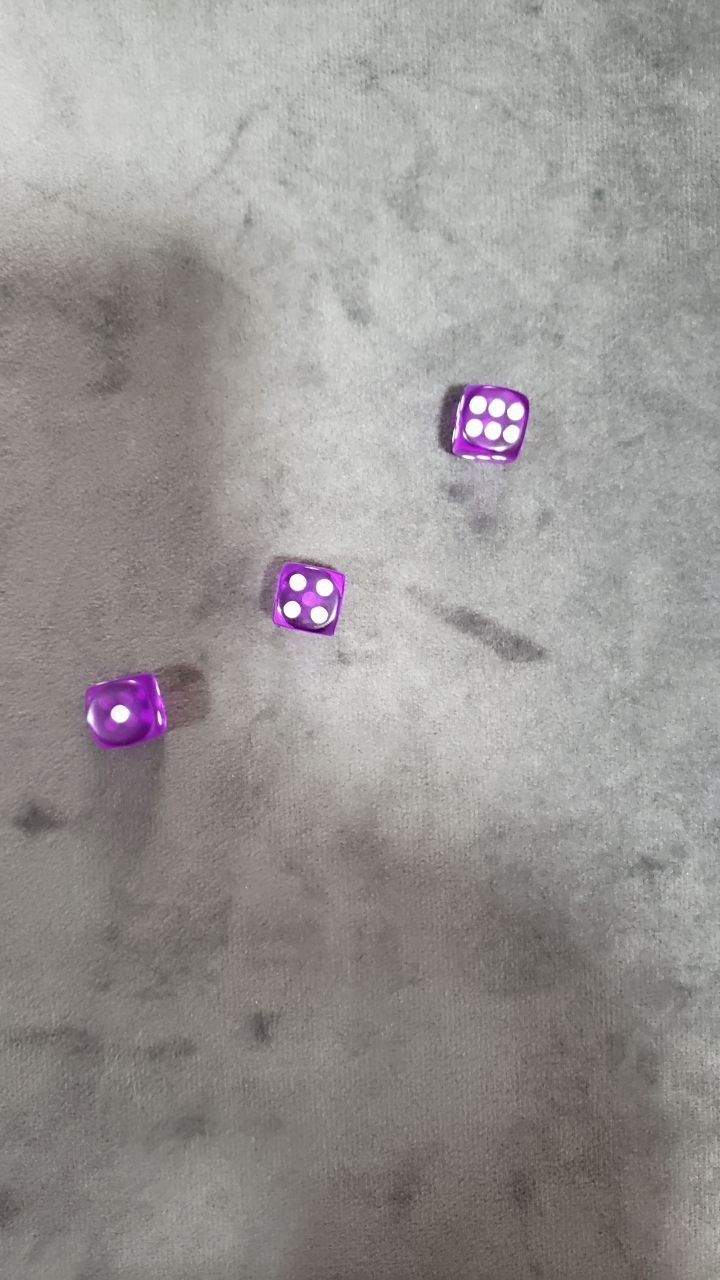
#> input picture img1.jpg, 720 x 1280 px
$ python main.py
#> lines starting #> are read from the running program, lines starting #| are printed output that depends on the picture; after the words box and inside, x2 and y2 are one past the last pixel; in counts of white or black regions, pixels touching at a corner belong together
import cv2
import numpy as np

# implementação de um sistema que leia uma imagem contendo um número qualquer de dados
# e contabilize a soma das faces destes.

# função de processamento da imagem com filtros, detecção de contornos e e exibição da imagem e pontuação dos dados
def processar_imagem(imagem_path):

    # carrega a imagem conforme caminho informado
#> called with imagem_path = 'img1.jpg'
    imagem = cv2.imread(imagem_path)
#> imagem is the input picture: shape (1280, 720, 3); mean B, G, R 147.3, 149.1, 152.7

    # converte a imagem para tons de cinza
    imagem_cinza = cv2.cvtColor(imagem, cv2.COLOR_BGR2GRAY)

    # aplica um filtro de limiarização para segmentar os objetos brancos
    _, limiarizada = cv2.threshold(imagem_cinza, 217, 255, cv2.THRESH_BINARY)
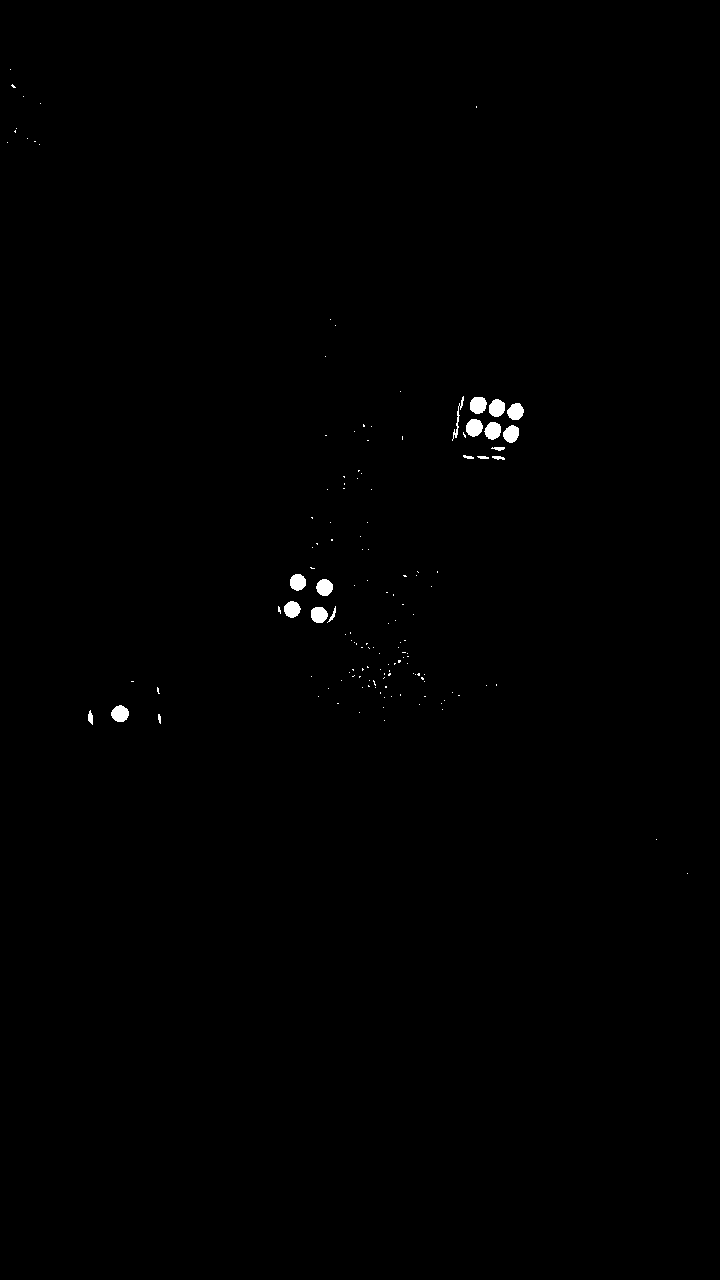
#> limiarizada: shape (1280, 720); 0.33% white; 142 white regions (123 under 20 px), largest, box (x1, y1, x2, y2) and area: (466, 419, 483, 437) 235, (470, 397, 487, 414) 233, (111, 705, 129, 722) 230

    # aplica uma operação de abertura para remover os pontos pequenos
    kernel = np.ones((7, 7), np.uint8)
    limiarizada = cv2.morphologyEx(limiarizada, cv2.MORPH_OPEN, kernel)
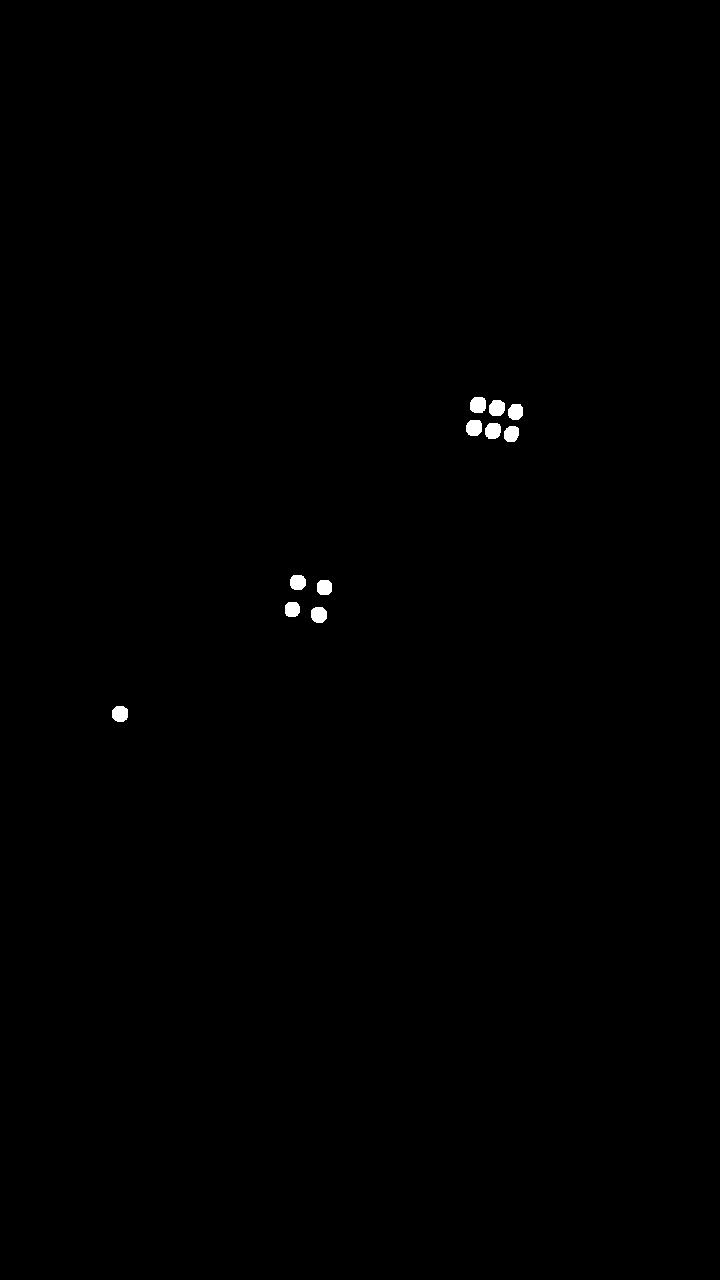
#> limiarizada: shape (1280, 720); 0.25% white; 11 white regions

    # detecta contornos na imagem limiarizada
    contornos, _ = cv2.findContours(limiarizada, cv2.RETR_EXTERNAL, cv2.CHAIN_APPROX_SIMPLE)
#> contornos = 11 contours; largest, box (x1, y1, x2, y2) and area: (470, 397, 486, 413) 200, (466, 420, 482, 436) 198, (112, 706, 128, 722) 194, (489, 400, 505, 416) 194, (311, 607, 327, 623) 194

    # inicializa um contador de pontos
    pontos = 0

    # cria uma máscara do mesmo tamanho da imagem original
    mascara = np.zeros(imagem.shape[:2], dtype="uint8")

    # rotina para detecção e contorno de cada ponto
    for contorno in contornos:
        area = cv2.contourArea(contorno)
        perimetro = cv2.arcLength(contorno, True)

        # checa se o perímetro é maior que zero para evitar divisão por zero
        if perimetro > 0:
            circularidade = 4 * np.pi * area / (perimetro * perimetro)

            # refina os valores de tamanho de circularidade para definir mais os pontos detectados
            if 0.85 < circularidade < 1.5:
                # desenho os contornos verdes na máscara
                cv2.drawContours(imagem, [contorno], -1, (0, 255, 0), thickness=2)
                pontos += 1
#> this loop made 11 passes
#> (area, perimetro, circularidade) on passes 1 to 8: (194, 51.8, 0.909), (193.5, 51.21, 0.927), (174.5, 49.56, 0.893), (178, 48.97, 0.933), (182.5, 50.38, 0.903), (179.5, 50.38, 0.889), (193, 52.97, 0.864), (197.5, 52.38, 0.904)
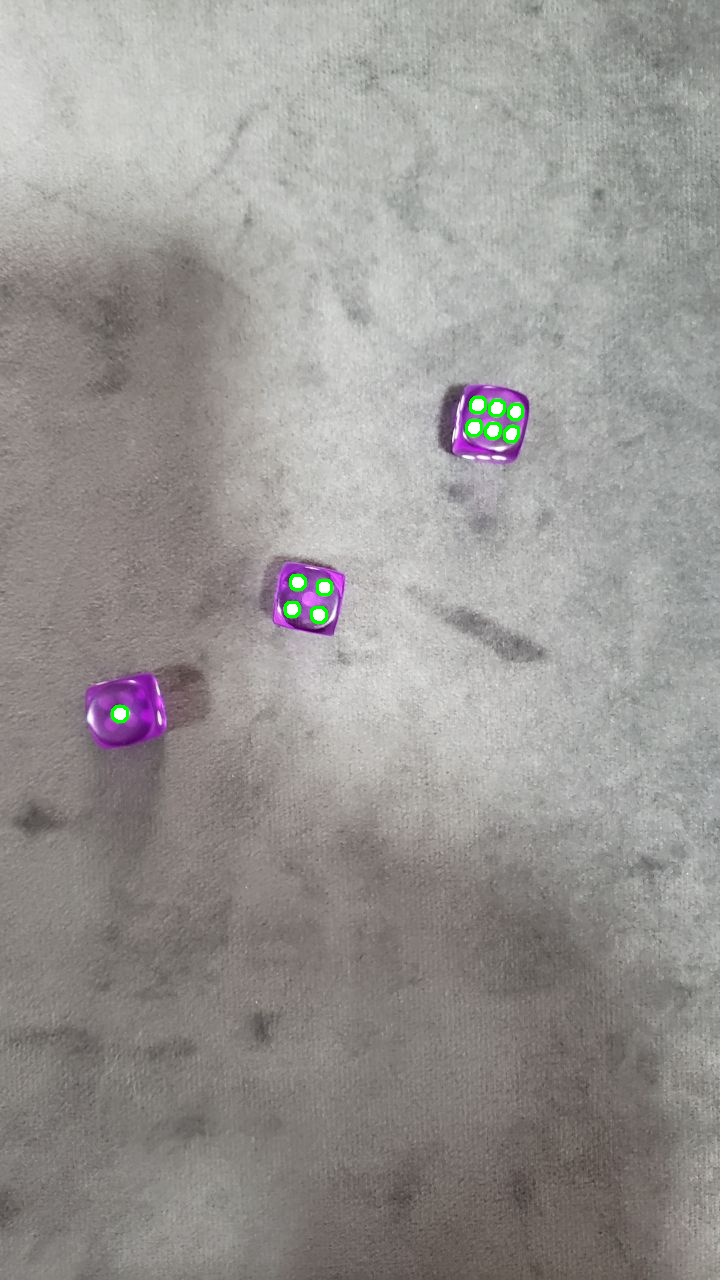
#> imagem: shape (1280, 720, 3); 0.19% of pixels changed, all inside (x1, y1, x2, y2) = (111, 396, 524, 723)
#> after the loop, pontos = 11

    # aplica a máscara à imagem original
    imagem_limpa = cv2.bitwise_and(imagem, imagem, mask=mascara)
#> imagem_limpa: shape (1280, 720, 3); every value is 0

    # exibe a pontuação total de cada imagem
    print("Pontuação total da imagem atual:", pontos)
#| Pontuação total da imagem atual: 11

    # exibe a imagem com os círculos contornados
    cv2.imshow('Imagem com pontos contabilizados', imagem)
    cv2.waitKey(3000)
    cv2.destroyAllWindows()
    return pontos

# inicializa a pontuação geral
pontuacao_geral = 0

# processa quatro imagens diferentes e soma todos os pontos
imagens_paths = ['img1.jpg', 'img2.jpg', 'img3.jpg', 'img4.jpg']
for path in imagens_paths:
    pontos_imagem = processar_imagem(path)
#> pontos_imagem = 11

    # incrementa a pontuação da imagem atual à pontuação geral
    pontuacao_geral += pontos_imagem
#> pontuacao_geral = 11
#> pass 2 of the loop `for path in imagens_paths:`:
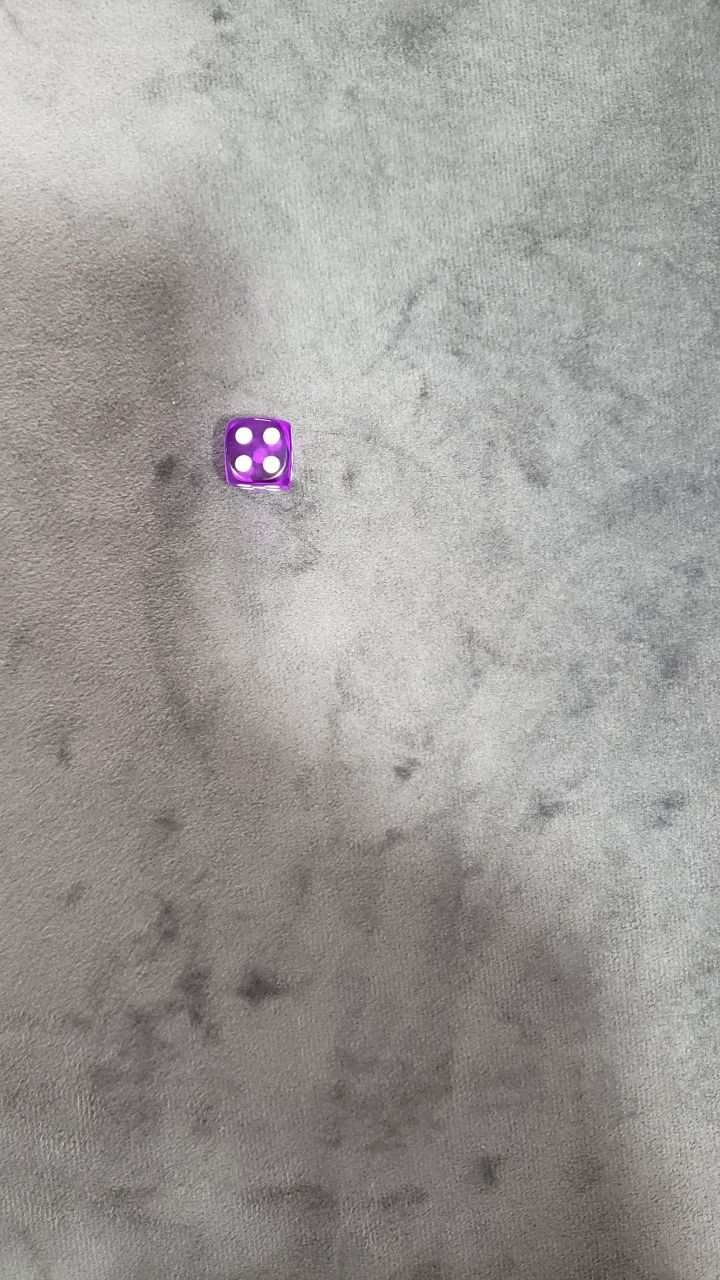
#> input picture img2.jpg, 720 x 1280 px
#> in processar_imagem, imagem is the input picture: shape (1280, 720, 3); mean B, G, R 153.6, 155.8, 158.7
#> in processar_imagem (call 2), `limiarizada = cv2.morphologyEx(limiarizada, cv2.MORPH_OPEN, kernel)`:
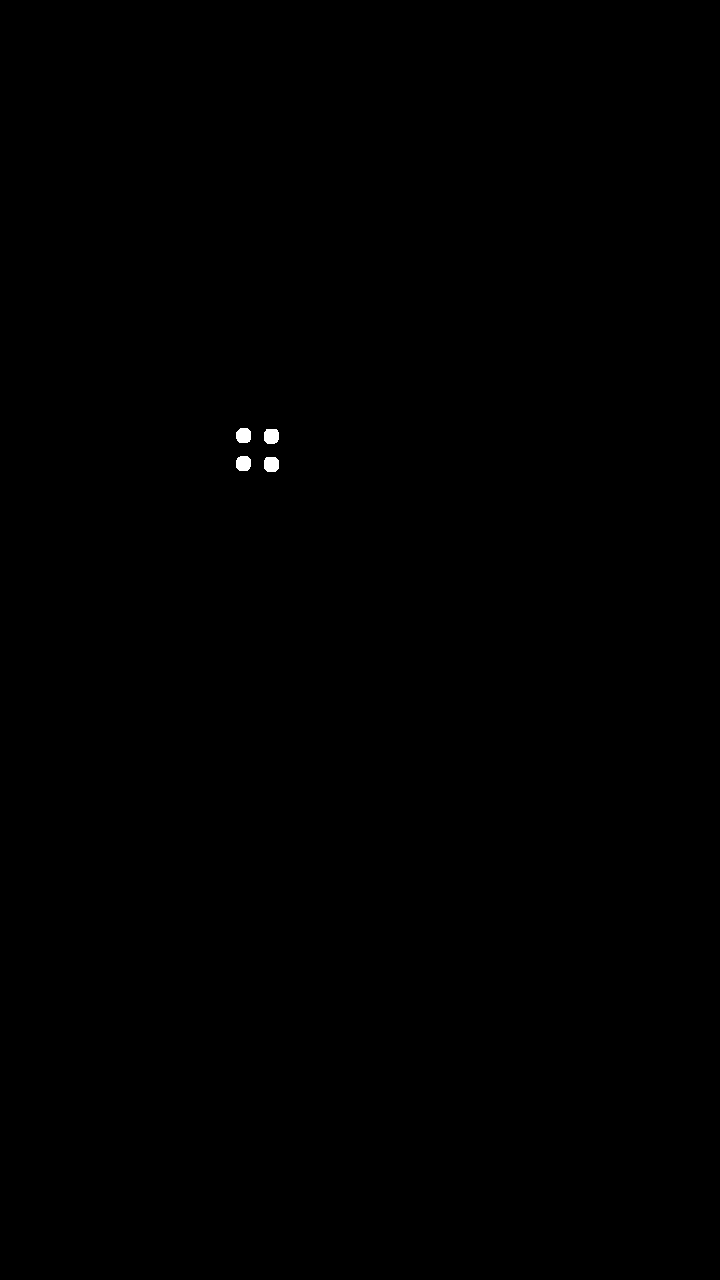
#> limiarizada: shape (1280, 720); 0.09% white; 4 white regions
#> contornos = 4 contours; box (x1, y1, x2, y2) and area: (264, 457, 279, 472) 180, (264, 429, 279, 444) 178, (236, 456, 251, 471) 175, (236, 428, 251, 443) 174
#> the loop in processar_imagem (call 2), `for contorno in contornos:` made 4 passes
#> (area, perimetro, circularidade) on passes 1 to 4: (179.5, 49.56, 0.918), (175, 48.97, 0.917), (178, 50.14, 0.89), (174, 48.97, 0.912)
#> after the loop in processar_imagem (call 2), `for contorno in contornos:`:
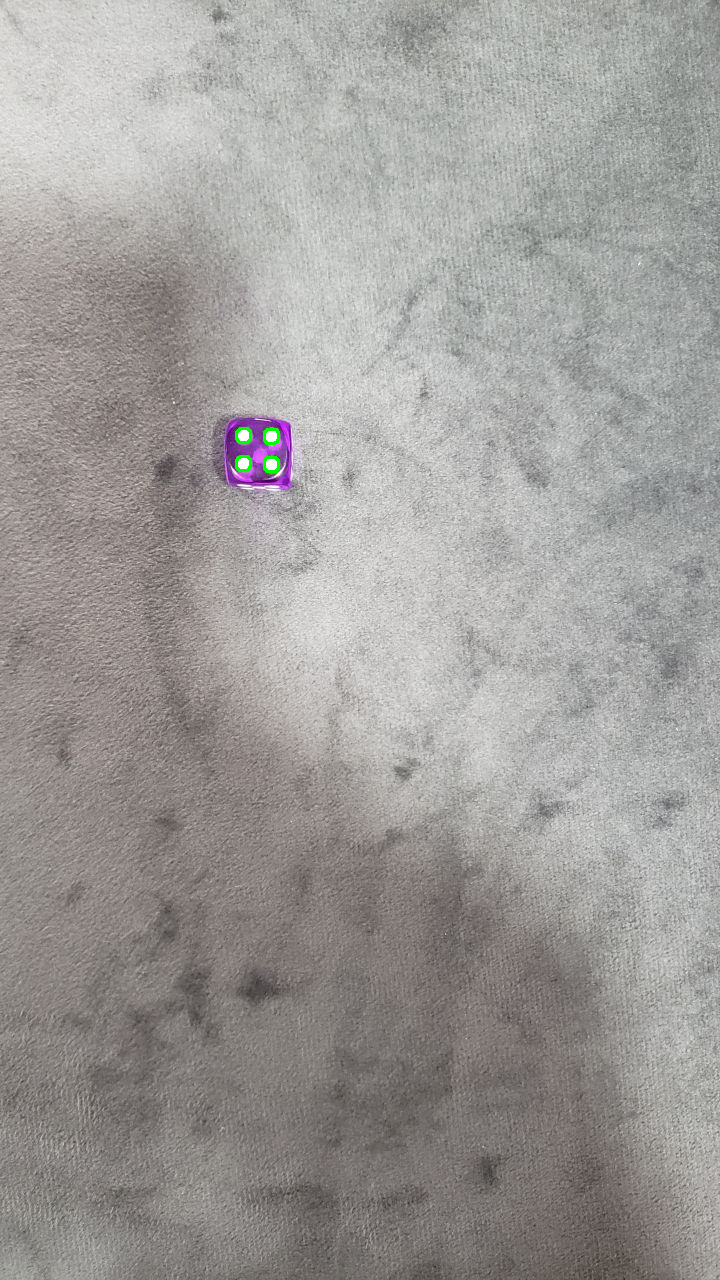
#> imagem: shape (1280, 720, 3); 0.07% of pixels changed, all inside (x1, y1, x2, y2) = (235, 427, 280, 473)
#> after the loop in processar_imagem (call 2), `for contorno in contornos:`: pontos = 4
#| Pontuação total da imagem atual: 4
#> pontuacao_geral = 15

# exibe a pontuação geral
print("Pontuação geral de todas as imagens:", pontuacao_geral)
